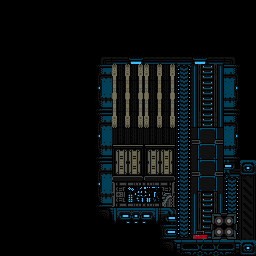

Tiled map render using the project's own tile images. Description and the map definition, with tile-layer contents summarised, below:
An orthogonal 16x16 tile map with 16x16 px tiles, 3 tile layers (wall, bg doodads, main), 2 tilesets and 1 object (r_0).

<map version="1.0" orientation="orthogonal" renderorder="right-down" width="16" height="16" tilewidth="16" tileheight="16" nextobjectid="7">
 <properties>
  <property name="isStart" type="bool" value="true" />
 </properties>
 <tileset firstgid="1" source="../corpus.tsx" />
 <tileset firstgid="12097" source="../../connectors.tsx" />
 <layer name="wall" width="16" height="16">
  <data>[256 cells, 77 non-empty, 34 distinct tile ids]</data>
 </layer>
 <layer name="bg doodads" width="16" height="16">
  <data>[256 cells, 6 non-empty, 6 distinct tile ids]</data>
 </layer>
 <layer name="main" width="16" height="16">
  <data>[256 cells, 38 non-empty, 18 distinct tile ids]</data>
 </layer>
 <objectgroup name="connectors">
  <object id="6" type="r_0" gid="12099" x="240" y="176" width="16" height="16" />
 </objectgroup>
</map>
